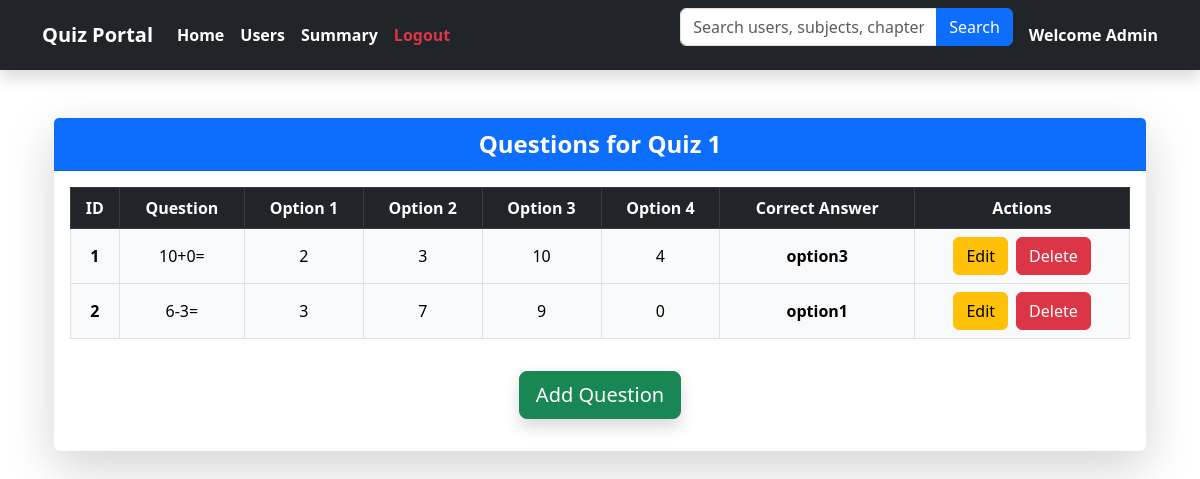
The page /quiz/1/questions on the database its author committed.
### backend/models.py (models this page shows)
class Quiz(db.Model):
    __tablename__ = 'quiz'
    id = db.Column(db.Integer, primary_key=True)
    chapter_id = db.Column(db.Integer, db.ForeignKey('chapter.id', ondelete='CASCADE'), nullable=False)
    quiz_name = db.Column(db.String, nullable=False)
    date_of_quiz = db.Column(db.DateTime, nullable=False)
    time_duration = db.Column(db.Time, nullable=False)
    questions = db.relationship('Question', backref='quiz',lazy=True, cascade='all, delete-orphan')
    scores = db.relationship('Score', backref='quiz',lazy=True, cascade='all, delete-orphan')

class Question(db.Model):
    __tablename__ = 'question'
    id = db.Column(db.Integer, primary_key=True)
    quiz_id = db.Column(db.Integer, db.ForeignKey('quiz.id', ondelete='CASCADE'), nullable=False)
    question_statement = db.Column(db.String, nullable=False)
    option1 = db.Column(db.String, nullable=False)
    option2 = db.Column(db.String, nullable=False)
    option3 = db.Column(db.String)
    option4 = db.Column(db.String)
    correct_answer = db.Column(db.String, nullable=False)

### app.py (the view)
@app.route('/quiz/<int:quiz_id>/questions')
def view_questions(quiz_id):
    quiz = Quiz.query.get_or_404(quiz_id)  # Fetch the quiz object
    questions = Question.query.filter_by(quiz_id=quiz_id).all()  # Fetch questions related to this quiz
    return render_template('view_questions.html', quiz=quiz, questions=questions)  # Pass 'quiz' to the template

### templates/view_questions.html (shortened to what this page needs)
{% extends "navbar.html" %}
{% block content %}
<div class="container mt-5">
    <div class="card shadow-lg border-0">
        <div class="card-header bg-primary text-white text-center fs-4 fw-bold">
            Questions for Quiz {{ quiz.id }}
        </div>
        <div class="card-body">
            <div class="table-responsive">
                <table class="table table-hover table-bordered text-center">
                    <thead class="table-dark">
                        <tr>
                            <th>ID</th>
                            <th>Question</th>
                            <th>Option 1</th>
                            <th>Option 2</th>
                            <th>Option 3</th>
                            <th>Option 4</th>
                            <th>Correct Answer</th>
                            <th>Actions</th>
                        </tr>
                    </thead>
                    <tbody class="align-middle">
                        {% for question in questions %}
                        <tr class="table-light">
                            <td class="fw-bold">{{ question.id }}</td>
                            <td>{{ question.question_statement }}</td>
                            <td>{{ question.option1 }}</td>
                            <td>{{ question.option2 }}</td>
                            <td>{{ question.option3 }}</td>
                            <td>{{ question.option4 }}</td>
                            <td class="fw-bold">{{ question.correct_answer }}</td>
                            <td>
                                <div class="d-flex justify-content-center gap-2">
                                    <a href="{{ url_for('edit_question', quiz_id=quiz.id, question_id=question.id) }}" class="btn btn-warning">Edit</a>
                                    <form action="{{ url_for('delete_question', quiz_id=quiz.id, question_id=question.id) }}" method="post">
                                        <button type="submit" class="btn btn-danger">Delete</button>
                                    </form>
                                </div>
                            </td>
                        </tr>
                        {% endfor %}
                    </tbody>
                </table>
            </div>
            <div class="text-center my-3">
                <a href="{{ url_for('add_question', quiz_id=quiz.id) }}" class="btn btn-success btn-lg shadow">Add Question</a>
            </div>
        </div>
    </div>
</div>
{% endblock %}

### rows shown on the page
Quiz: id "1"
Question: id "1", question_statement "10+0=", option1 "2", option2 "3", option3 "10", option4 "4", correct_answer "option3"
Question: id "2", question_statement "6-3=", option1 "3", option2 "7", option3 "9", option4 "0", correct_answer "option1"
